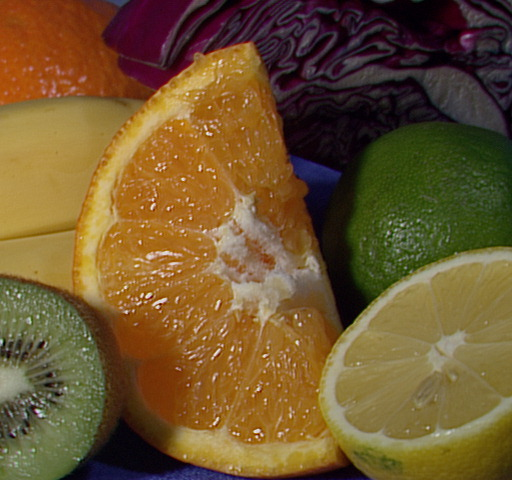
#> input picture Task_3_Image_Operation_Optional/fruits.jpg, 512 x 480 px
$ jupyter execute brightness-transformations-assignment.ipynb
#> lines starting #> are read from the running program, lines starting #| are printed output that depends on the picture
# Assignment: histogram equalization for RGB images

[cell 1]
import cv2
import matplotlib.pyplot as plt
import numpy as np
import seaborn as sns

[cell 2]
sns.set(style='dark')

[cell 3]
rgb = cv2.imread('fruits.jpg')[..., ::-1]
# rgb = cv2.imread('data/sunflowers.png')[..., ::-1]
gray = cv2.cvtColor(rgb, cv2.COLOR_RGB2GRAY)
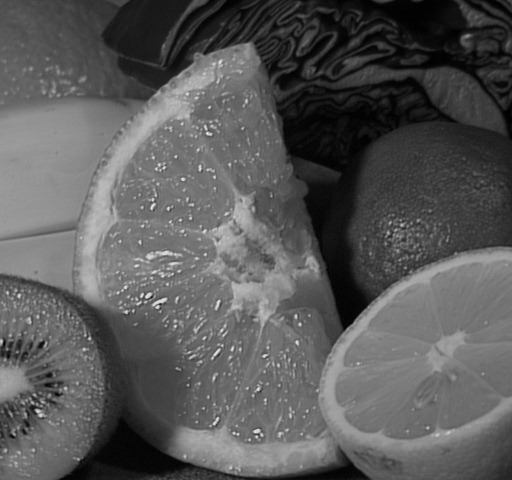
#> gray: shape (480, 512); min 0, max 238, mean 88.7

[cell 4]
fig, axes = plt.subplots(nrows=1, ncols=2, layout='constrained')
axes[0].imshow(rgb)
axes[1].imshow(gray, cmap='gray', vmin=0, vmax=255);

# Task 0: prepare the `create_histogram_equalization_lut` and `histogram_equalization` functions

You can just copy&paste the `create_histogram_equalization_lut` function from the lecture notebook. Note the usage of the `cdf` function.

[cell 5]
def create_histogram_equalization_lut(h: np.ndarray) -> np.ndarray:
    # Calculate the cumulative distribution function (CDF) of the input histogram
    cdf = np.cumsum(h)
    # Normalize CDF to the range [0, 255]
    cdf = (cdf - cdf.min()) * 255 / (cdf.max() - cdf.min())
    # Create the lookup table (LUT) by rounding CDF values to integers
    lut = cdf.round().astype(np.uint8)
    return lut

Prepare a function called `equalize_histogram`, that will take in a grayscale image (2D matrix) and output an equalized version of it.

[cell 6]
def equalize_histogram(gray: np.ndarray) -> np.ndarray:
    # Calculate the histogram of the input grayscale image
    h = np.histogram(gray.ravel(), bins=np.arange(257))[0]
    # Create the histogram equalization lookup table (LUT)
    lut = create_histogram_equalization_lut(h)
    # Apply the LUT to the input image for equalization
    equalized = lut[gray]
    return equalized

The following should show the original grayscale image `gray` and its equalized version.

[cell 7]
fig, axes = plt.subplots(nrows=1, ncols=2, layout='constrained')
axes[0].imshow(gray, cmap='gray', vmin=0, vmax=255)
axes[1].imshow(equalize_histogram(gray), cmap='gray', vmin=0, vmax=255);
#> in equalize_histogram, `h = np.histogram(gray.ravel(), bins=np.arange(257))[0]`: h = 256 values, max 2883 at index 116, min 0 at index 232, mean 960
#> in create_histogram_equalization_lut, `cdf = np.cumsum(h)`: cdf = 256 values from 15 to 245760
#> in create_histogram_equalization_lut, `cdf = (cdf - cdf.min()) * 255 / (cdf.max() - cdf.min())`: cdf = 256 values from 0 to 255

# Task 1: histogram equalization for R, G and B channels independently

1. Split the R, G and B channels from `rgb`.
2. Equalize each channel of the `rgb` image independently.
3. Stack them together to form the new equalized `rgb_indep` image.

[cell 8]
# Split the R, G, and B channels from rgb
r_channel = rgb[:, :, 0]
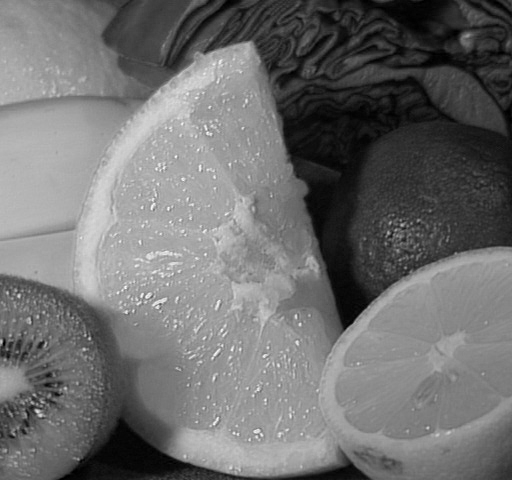
#> r_channel: shape (480, 512); min 0, max 252, mean 110.8
g_channel = rgb[:, :, 1]
b_channel = rgb[:, :, 2]
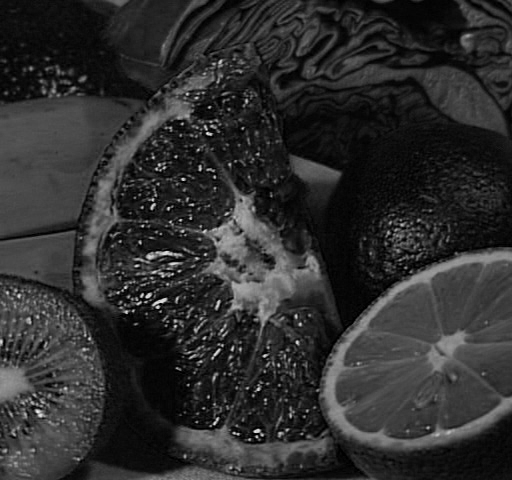
#> b_channel: shape (480, 512); min 0, max 245, mean 46.2

# Equalize each channel of the rgb image independently
equalized_r = equalize_histogram(r_channel)
#> in equalize_histogram (call 2), `h = np.histogram(gray.ravel(), bins=np.arange(257))[0]`: h = 256 values, max 2425 at index 144, min 0 at index 253, mean 960
#> in equalize_histogram (call 2), `equalized = lut[gray]`:
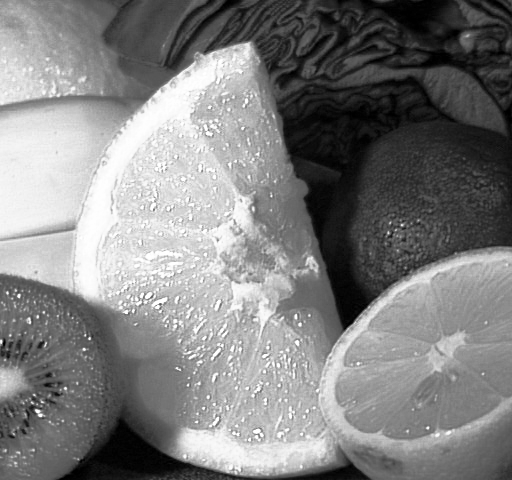
#> equalized: shape (480, 512); min 0, max 255, mean 128.2
equalized_g = equalize_histogram(g_channel)
#> in equalize_histogram (call 3), `h = np.histogram(gray.ravel(), bins=np.arange(257))[0]`: h = 256 values, max 4522 at index 0, min 0 at index 235, mean 960
#> in equalize_histogram (call 3), `equalized = lut[gray]`:
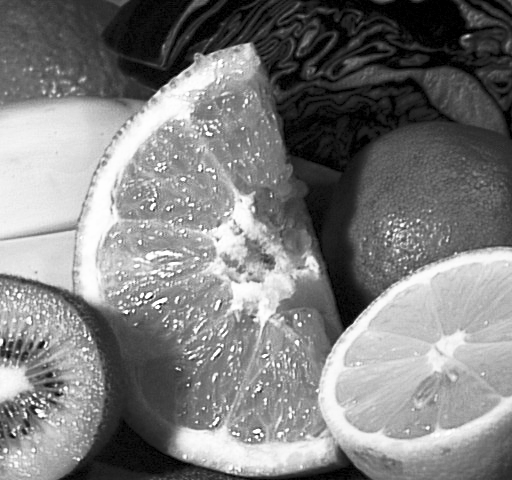
#> equalized: shape (480, 512); min 0, max 255, mean 126
equalized_b = equalize_histogram(b_channel)
#> in equalize_histogram (call 4), `h = np.histogram(gray.ravel(), bins=np.arange(257))[0]`: h = 256 values, max 5442 at index 11, min 0 at index 223, mean 960
#> in equalize_histogram (call 4), `equalized = lut[gray]`:
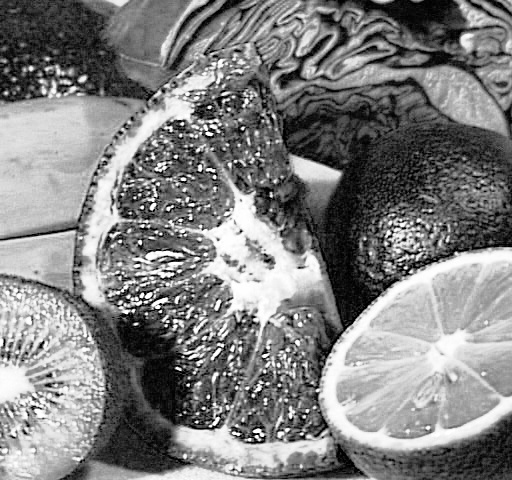
#> equalized: shape (480, 512); min 0, max 255, mean 128.4

# Stack them together to form the new equalized rgb_indep image
rgb_indep = np.stack((equalized_r, equalized_g, equalized_b), axis=-1)
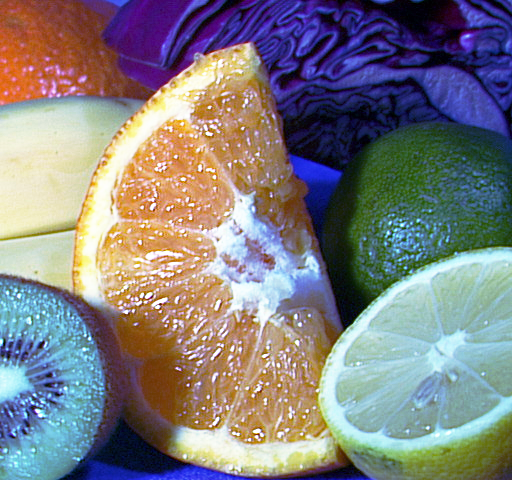
#> rgb_indep: shape (480, 512, 3); mean R, G, B 128.2, 126, 128.4

[cell 9]
fig, axes = plt.subplots(nrows=1, ncols=2, layout='constrained')
axes[0].imshow(rgb)
axes[1].imshow(rgb_indep);

[cell 10]
fig, axes = plt.subplots(nrows=2, ncols=3, layout='constrained', figsize=(1.5*plt.rcParams['figure.figsize'][0], 1.5*plt.rcParams['figure.figsize'][1]))
for c in range(3):
    axes[0, c].imshow(rgb[..., c], cmap='gray', vmin=0, vmax=255)  # original c-th channel
    axes[1, c].imshow(rgb_indep[..., c], cmap='gray', vmin=0, vmax=255)  # independently equalized c-th channel

# Task 2: equalize the brightness/luminance

1. Convert to YUV/YCbCr/HSV/Lab/... or any other color space of your choice that separates the brightness/luminance from colors.
2. Equalize the brigthness/luminance channel only.
3. Convert back to RGB to form `rgb_lum`.

[cell 11]
# Convert RGB to YUV color space
yuv_image = cv2.cvtColor(rgb, cv2.COLOR_RGB2YUV)
#> yuv_image: shape (480, 512, 3); mean of channels 0, 1, 2 88.7, 107.1, 147.4

# Split the Y (luminance) channel from YUV
y_channel = yuv_image[:, :, 0]

# Equalize the luminance channel
equalized_y = equalize_histogram(y_channel)

# Replace the original Y channel with the equalized Y channel
yuv_image[:, :, 0] = equalized_y
#> yuv_image: shape (480, 512, 3); mean of channels 0, 1, 2 128.3, 107.1, 147.4

# Convert back to RGB to form rgb_lum
rgb_lum = cv2.cvtColor(yuv_image, cv2.COLOR_YUV2RGB)
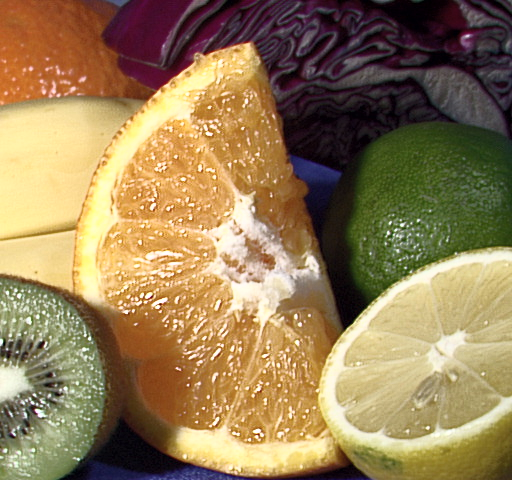
#> rgb_lum: shape (480, 512, 3); mean R, G, B 149.1, 125.3, 85.9

[cell 12]
fig, axes = plt.subplots(nrows=1, ncols=2, layout='constrained')
axes[0].imshow(rgb)
axes[1].imshow(rgb_lum);

# Task 3: equalize using transformation LUT computed from grayscale image

1. Convert `rgb` to grayscale (use the `gray` image from above).
2. Compute the histogram equalization lookup table from the grayscale image.
3. Apply this same LUT to every channel of the `rgb` image to form the new `rgb_gray` equalized image.

[cell 13]
# Convert RGB to grayscale using the existing 'gray' image
gray_image = gray

# Compute the histogram equalization lookup table (LUT)
lut = create_histogram_equalization_lut(gray_image).astype(np.uint8)

# Ensure the LUT has 256 elements (for 8-bit images)
if len(lut) < 256:
    lut = np.concatenate((lut, np.zeros(256 - len(lut), dtype=np.uint8)))

# Apply the LUT to every channel of the RGB image manually
rgb_gray = np.zeros_like(rgb, dtype=np.uint8)

for c in range(3):
    rgb_gray[..., c] = lut[rgb[..., c]]
#> rgb_gray: shape (480, 512, 3); every value is 0

[cell 14]
fig, axes = plt.subplots(nrows=1, ncols=2, layout='constrained')
axes[0].imshow(rgb)
axes[1].imshow(rgb_gray);

# Task 4 (optional): implement `create_lut` function

Implement the function `create_lut` that will create a custom brightness transformation lookup table based on user's input. It's inputs are
- `points`: list of `(a, b)` pairs such that brightness `a` maps to `b` in the resulting table
Returns:
- `q_enh`: lookup table as a vector of 256 values of type `np.ndarray` with shape `(256,)`

User specifies arbitrarily-sized sparse `list` of `(p, q)` pairs of which input brightness `a` should map to which output brightness `b`. Everything in-between should be interpolated. For example `create_lut([(0, 255), (255, 0)])` should return the same lookup table as `lut_neg` from the lecture notebook, because in this example `a=0` maps to `q=255`, `a=255` maps to `b=0` and everything inbetween will be linearly interpolated.

If the user's list starts from a pair in which `a > 0` or ends with a pair in which `a < 255`, then all values less than the smallest `a` will be mapped to a value of the `b` from the same pair. E.g. if the input list is `[(100, 100), (200, 200)]`, all values of `0 <= a < 100` will map to `b=100` and all values `200 < a < 256` will map to `b=200`.

[cell 15]
def create_lut(points: list[tuple[int, int]]) -> np.ndarray:
    """
    Create a lookup table for arbitrary brightness transformation.
    """
    if len(points) == 0:
        # If no points are provided, return an identity LUT
        return np.arange(256)

    # Sort the points by input brightness 'a'
    points.sort(key=lambda x: x[0])

    # Initialize the LUT
    lut = np.zeros(256, dtype=np.uint8)

    # Handle values before the first point (a < points[0][0])
    for a in range(points[0][0]):
        lut[a] = points[0][1]

    for i in range(len(points) - 1):
        a1, b1 = points[i]
        a2, b2 = points[i + 1]

        for a in range(a1, a2 + 1):
            # Linear interpolation between (a1, b1) and (a2, b2)
            lut[a] = int(b1 + (a - a1) * (b2 - b1) / (a2 - a1))

    # Handle values after the last point (a > points[-1][0])
    for a in range(points[-1][0], 256):
        lut[a] = points[-1][1]

    return lut

[cell 16]
# lookup table for negative
plt.plot(create_lut([(0, 255), (255, 0)]));
#> figure, not shown here; curve peaks at x = 0, y = 255

[cell 17]
# lookup table for thresholding
lut_thr = create_lut([(0, 0), (100, 0), (101, 255), (255, 255)])

[cell 18]
plt.plot(lut_thr);
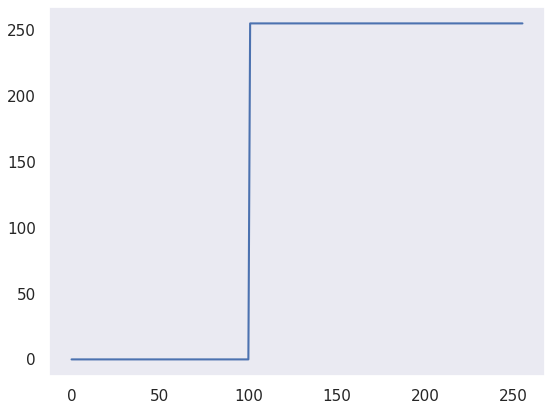
#> figure drawn by matplotlib, 1 panel; curve peaks at x = 101, y = 255

[cell 19]
fig, axes = plt.subplots(nrows=1, ncols=2, layout='constrained')
axes[0].imshow(gray, cmap='gray', vmin=0, vmax=255);
axes[1].imshow(lut_thr[gray], cmap='gray', vmin=0, vmax=255);
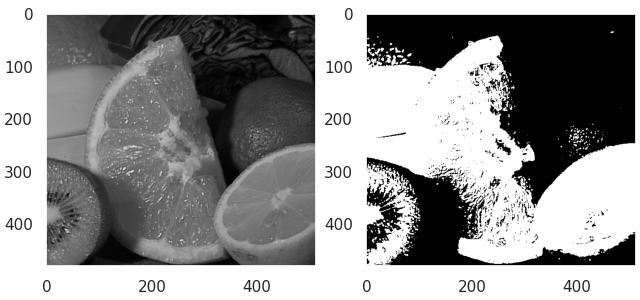
#> figure drawn by matplotlib, 2 panels

[cell 20]
# lookup table for contrast enhancement
lut_enh = create_lut([(0, 0), (50, 10), (200, 245), (255, 255)])

[cell 21]
plt.plot(lut_enh);
#> figure, not shown here; curve peaks at x = 255, y = 255

$ run again, with Task_6 ima-local_features/data/sunflowers.png saved as Task_3_Image_Operation_Optional/fruits.jpg
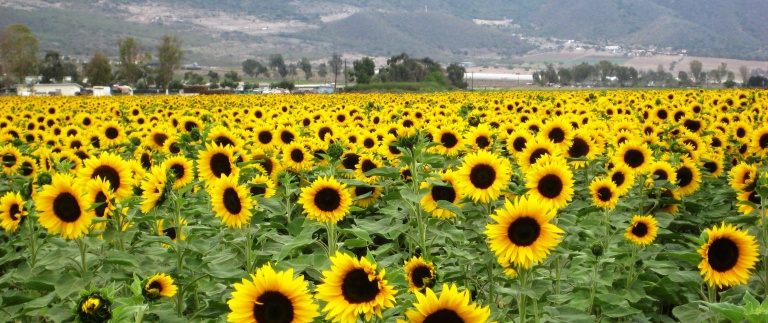
#> input picture Task_6 ima-local_features/data/sunflowers.png, 768 x 323 px
#> h = 256 values, max 2677 at index 146, min 0 at index 0, mean 969
#> in create_histogram_equalization_lut, `cdf = np.cumsum(h)`: cdf = 256 values from 0 to 248064
#> in create_histogram_equalization_lut, `cdf = (cdf - cdf.min()) * 255 / (cdf.max() - cdf.min())`: cdf = 256 values from 0 to 255
#> `rgb_indep = np.stack((equalized_r, equalized_g, equalized_b), axis=-1)`:
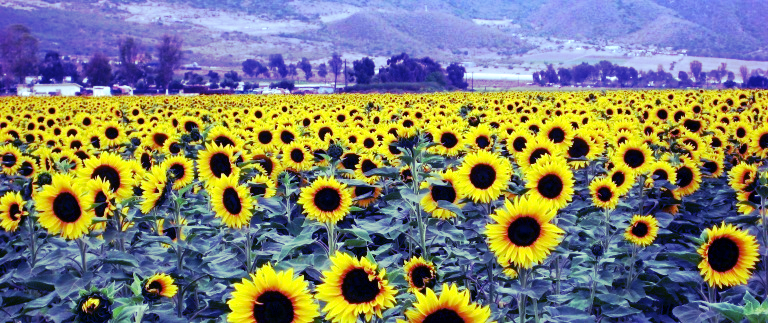
#> rgb_indep: shape (323, 768, 3); mean R, G, B 128.2, 128.2, 112.4
#> `[cell 19] fig, axes = plt.subplots(nrows=1, ncols=2, layout='constrain..`:
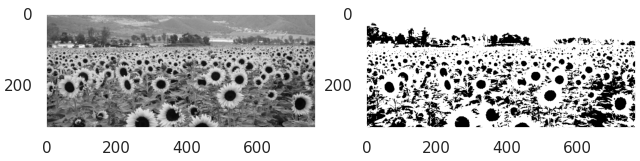
#> figure drawn by matplotlib, 2 panels
